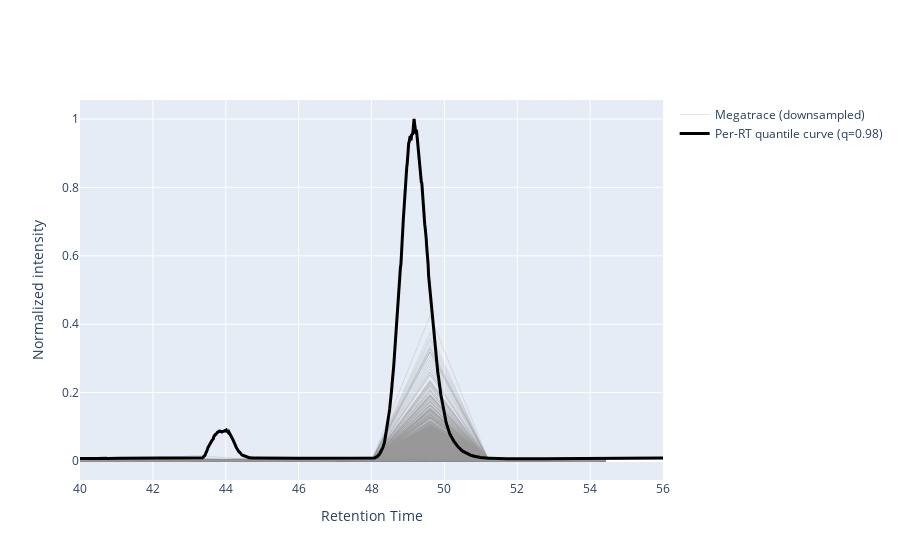

Source (notebook cell):
### Code cell
"""
Fast representative line for 3355×1200 chromatograms on a common RT grid:
  y(rt_j) = quantile_q( X[:, j] )

No binning. No smoothing. Extremely fast and stable.

This script also generates a mock dataset that resembles real chromatography:
- baseline drift + curvature
- heteroscedastic noise
- tailing peaks (Exponentially Modified Gaussian, EMG)
- occasional shoulders / co-elution
- occasional interference peak
- rare spikes

Output:
- downsampled megatrace overlay (grey)
- quantile representative line (black) for chosen q
"""

import numpy as np
import plotly.graph_objects as go
from scipy.special import erfc


# ----------------------------
# Realistic peak model: EMG (Exponentially Modified Gaussian)
# ----------------------------
def emg(rt, mu, sigma, tau, amp=1.0):
    """
    Exponentially Modified Gaussian (right tailing).
    """
    lam = 1.0 / (tau + 1e-12)
    z = (mu + lam * sigma**2 - rt) / (np.sqrt(2) * sigma + 1e-12)
    return amp * (lam / 2.0) * np.exp((lam / 2.0) * (2 * mu + lam * sigma**2 - 2 * rt)) * erfc(z)


# ----------------------------
# Mock "real-life-like" chromatography generator
# ----------------------------
def make_mock_chromatograms(n_samples=3355, n_points=1200, rt_min=40.0, rt_max=56.0, seed=7):
    rng = np.random.default_rng(seed)
    rt = np.linspace(rt_min, rt_max, n_points)

    # baseline template (shared shape)
    t = (rt - rt_min) / (rt_max - rt_min)
    base_template = 0.02 + 0.020 * (t**1.4) + 0.010 * np.sin(2 * np.pi * (0.75 * t + 0.1))

    X = np.zeros((n_samples, n_points), dtype=np.float32)

    for i in range(n_samples):
        # baseline variation per sample
        b_scale = rng.uniform(0.6, 1.6)
        b_slope = rng.normal(0.0, 0.010)
        baseline = b_scale * base_template + b_slope * (t - 0.5)

        # main peak (tailing)
        mu1 = 49.0 + rng.normal(0, 0.18)
        sigma1 = rng.uniform(0.10, 0.28)
        tau1 = rng.uniform(0.06, 0.40)
        amp1 = rng.lognormal(mean=-0.2, sigma=0.8)
        y = emg(rt, mu1, sigma1, tau1, amp=amp1)

        # shoulder / co-elution in some samples
        if rng.random() < 0.40:
            mu2 = mu1 + rng.normal(0.18, 0.08)
            sigma2 = rng.uniform(0.08, 0.22)
            tau2 = rng.uniform(0.05, 0.30)
            amp2 = amp1 * rng.uniform(0.10, 0.60)
            y += emg(rt, mu2, sigma2, tau2, amp=amp2)

        # occasional interference peak elsewhere
        if rng.random() < 0.15:
            mu3 = 43.8 + rng.normal(0, 0.20)
            sigma3 = rng.uniform(0.06, 0.15)
            tau3 = rng.uniform(0.03, 0.20)
            amp3 = rng.uniform(0.05, 0.25) * (1.0 + 0.5 * rng.random())
            y += emg(rt, mu3, sigma3, tau3, amp=amp3)

        # noise (heteroscedastic: increases with signal)
        noise = rng.normal(0, 0.005, size=n_points) + rng.normal(0, 0.012, size=n_points) * (y / (y.max() + 1e-12))

        # rare spike/outlier (detector glitch)
        if rng.random() < 0.02:
            k = rng.integers(0, n_points)
            y[k] += rng.uniform(1.5, 4.0) * (amp1 + 0.1)

        X[i] = np.clip(baseline + y + noise, 0, None).astype(np.float32)

    return rt, X


# ----------------------------
# Representative line: per-RT quantile across samples (fast, no smoothing)
# ----------------------------
def quantile_curve_on_grid(rt, X, q=0.98, normalize=True):
    y = np.quantile(X, q, axis=0)
    if normalize:
        y = y / (y.max() + 1e-12)
    return rt, y


# ----------------------------
# Demo
# ----------------------------
rt, X = make_mock_chromatograms(n_samples=3355, n_points=1200, seed=7)

# Choose quantile:
# - 0.50 gives "typical" (often too low)
# - 0.90–0.95 gives "typical present peak"
# - 0.98–0.995 gives "upper contour / extent"
q = 0.98
x_line, y_line = quantile_curve_on_grid(rt, X, q=q, normalize=True)

# Megatrace overlay (downsample for speed)
mega_rt = np.tile(rt, X.shape[0])
mega_I = X.reshape(-1)

ds = 120  # increase for faster plotting / fewer points
mega_rt_ds = mega_rt[::ds]
mega_I_ds = mega_I[::ds] / (mega_I.max() + 1e-12)

fig = go.Figure()
fig.add_trace(go.Scatter(
    x=mega_rt_ds, y=mega_I_ds,
    mode="lines",
    name="Megatrace (downsampled)",
    line=dict(color="rgba(150,150,150,0.25)", width=1),
))
fig.add_trace(go.Scatter(
    x=x_line, y=y_line,
    mode="lines",
    name=f"Per-RT quantile curve (q={q})",
    line=dict(color="black", width=3),
))
fig.update_layout(
    xaxis_title="Retention Time",
    yaxis_title="Normalized intensity",
)
fig.show()

### Figure 1 — Plotly figure (JSON) as saved in the notebook; plotly's stock layout.template omitted (floating-point values rounded to 4 significant figures; data arrays with more than 128 entries replaced by an {"elided": "..."} marker saying what was removed)
{"data": [{"line": {"color": "rgba(150,150,150,0.25)", "width": 1}, "mode": "lines", "name": "Megatrace (downsampled)", "type": "scatter", "x": {"elided": "33550 float values"}, "y": {"elided": "33550 float values"}}, {"line": {"color": "black", "width": 3}, "mode": "lines", "name": "Per-RT quantile curve (q=0.98)", "type": "scatter", "x": {"elided": "1200 float values"}, "y": {"elided": "1200 float values"}}], "layout": {"xaxis": {"title": {"text": "Retention Time"}}, "yaxis": {"title": {"text": "Normalized intensity"}}}}
